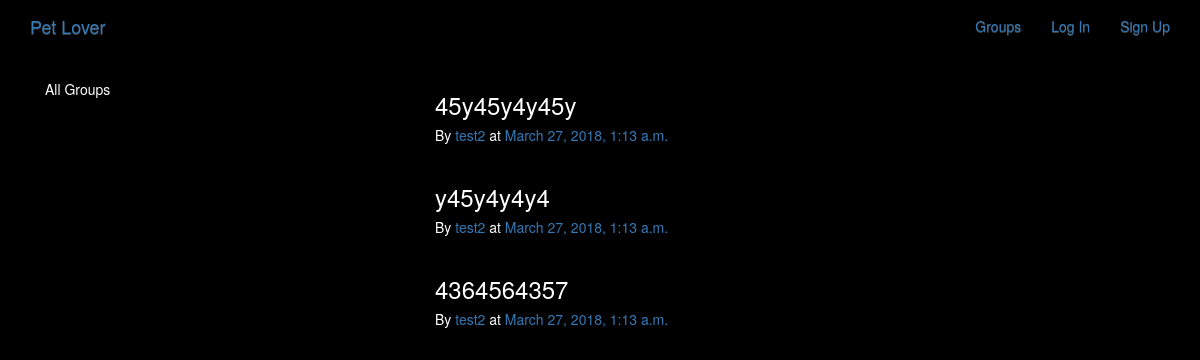
/posts/, run on the app's committed database.
### posts/models.py (models this page shows, shortened)
class Post(models.Model):
    user = models.ForeignKey(User,related_name='posts',on_delete=models.CASCADE)
    created_at = models.DateTimeField(auto_now=True)
    message = models.TextField()
    message_html = models.TextField(editable=False)
    group = models.ForeignKey(Group,related_name='posts',on_delete=models.CASCADE,null=True,blank=True)
    class Meta:
        ordering = ['-created_at']
        unique_together = ['user','message']

### posts/views.py (the view)
class PostList(SelectRelatedMixin,generic.ListView):
    model = models.Post
    select_related = ('user','group')

### posts/templates/posts/post_list.html (shortened to what this page needs)
{% extends 'posts/post_base.html' %}
{% block prepost %}
<div class="col-md-4">
  <div class="card card-with-shadow">
    <div class="content">
      <h5 class='title'>All Groups</h5>
    </div>
  </div>
</div>
{% endblock %}
{% block post_content %}
<div class="col-md-8">
  {% for post in post_list %}
    {% include 'posts/_post.html' %}
  {% endfor %}
</div>
{% endblock %}

### posts/templates/posts/_post.html (shortened to what this page needs)
<div class="post media">
    <h3>{{post.message_html|safe}}</h3>
    <div class="media-body">
      <h5 class='media-heading'>
        <span class='username'>
          By <a href="{% url 'posts:for_user' username=post.user.username %}">{{post.user.username}}</a>
        </span>
        <time class='time'>
          at <a href="{% url 'posts:single' username=post.user.username pk=post.pk %}}">{{post.created_at}}</a>
        </time>
      </h5>
    </div>
</div>

### static/PetLover/css/master.css (style rules this page uses)
body { margin: 0; overflow: hidden; background-color: black; color: white; }

### data on the page
Post: message_html "45y45y4y45y", user.username "test2", created_at "March 27, 2018, 1:13 a.m."
Post: message_html "y45y4y4y4", user.username "test2", created_at "March 27, 2018, 1:13 a.m."
Post: message_html "4364564357", user.username "test2", created_at "March 27, 2018, 1:13 a.m."
